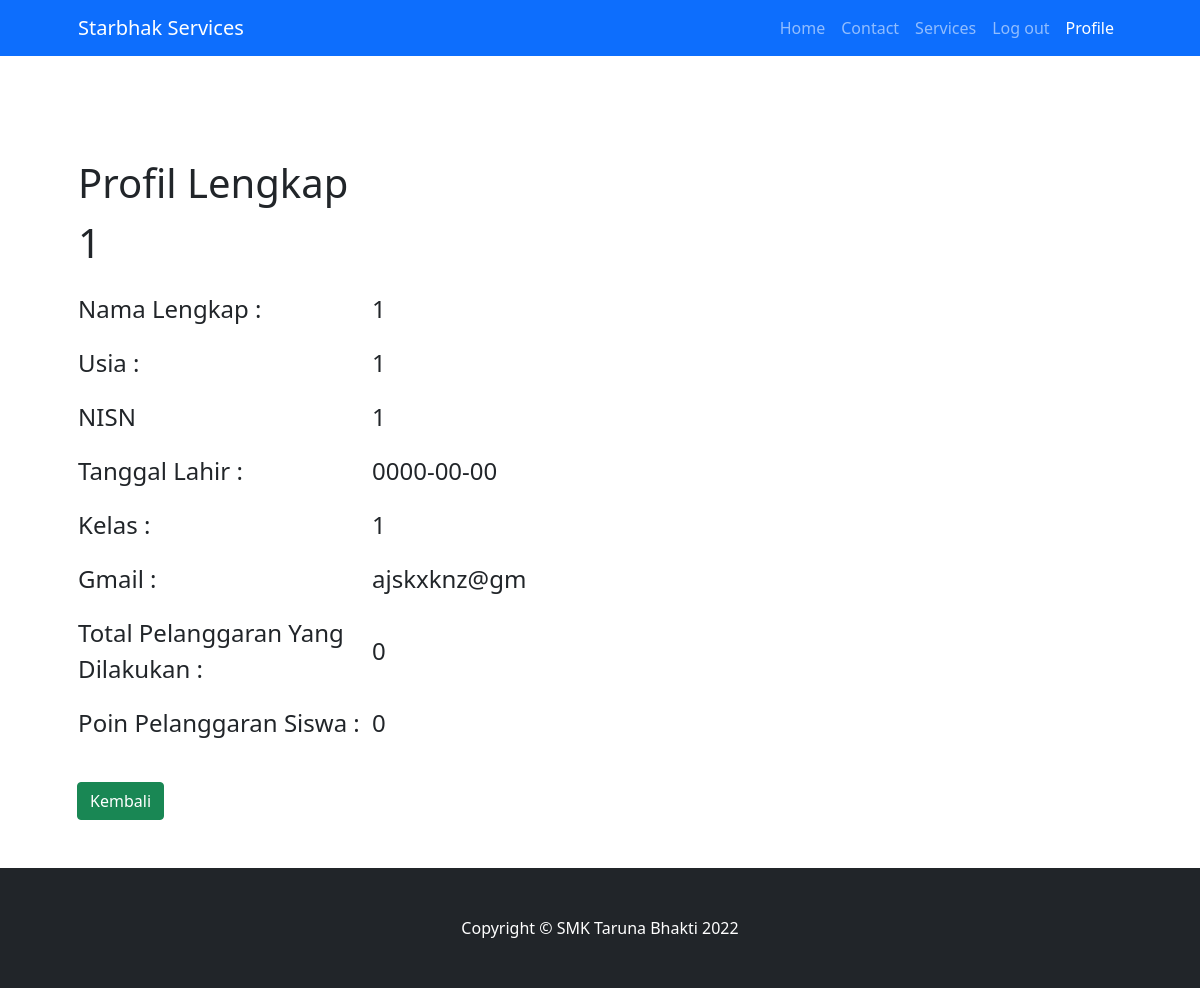
/profil.php?id=3 (signed in), run on the app's committed database.
### tables this page shows
CREATE TABLE `profil` (
  `id` int(11) NOT NULL,
  `nama` varchar(255) NOT NULL,
  `usia` varchar(255) NOT NULL,
  `NISN` int(11) NOT NULL,
  `tanggalLahir` date NOT NULL,
  `kelas` varchar(255) NOT NULL,
  `gmail` varchar(255) NOT NULL,
  `password` varchar(255) NOT NULL,
  `totalPelanggaran` int(11) NOT NULL,
  `poin` int(11) NOT NULL
);

### profil.php (the view, shortened to what this page needs)
<?php
include 'conn.php';
$id = $_GET['id'];
$sql = "SELECT * FROM profil WHERE id = '$id'";
$query = mysqli_query($conn,$sql);
$value = mysqli_fetch_assoc($query);
?>
<!DOCTYPE html>
<html lang="en">
    <head>
        <link href="https://cdn.jsdelivr.net/npm/bootstrap-icons@1.4.1/font/bootstrap-icons.css" rel="stylesheet" />
        <link href="css/styles.css" rel="stylesheet" />
    </head>
    <body>
        <nav class="navbar navbar-expand-lg navbar-dark bg-primary">
            <div class="container px-5">
                <a class="navbar-brand" href="#!">Starbhak Services</a>
                <div class="collapse navbar-collapse" id="navbarSupportedContent">
                    <ul class="navbar-nav ms-auto mb-2 mb-lg-0">
                        <li class="nav-item"><a class="nav-link " href="index2.php?id=<?= $value['id']?>">Home</a></li>
                        <li class="nav-item"><a class="nav-link" href="index2.php?id=<?= $value['id']?>">Contact</a></li>
                        <li class="nav-item"><a class="nav-link" href="index2.php?id=<?= $value['id']?>">Services</a></li>
                        <li class="nav-item"><a class="nav-link" href="logout.php">Log out</a></li>
                        <li class="nav-item"><a class="nav-link active" aria-current="page" href="">Profile</a></li>
                    </ul>
                </div>
            </div>
        </nav>
        <header class="bg-white py-5">
            <div class="container px-5">
                <div class="row gx-5 justify-content-center">
                    <div class="col-lg-6">
                    <div class="content">
                        <br>
                        <table>
                            <tr>
                                <td>
                                    <p id="info" class="fs-1">Profil Lengkap <?=$value ['nama'] ?></p>
                                </td>
                                <td></td>
                            </tr>
                            <br>
                            <tr>
                                <td><p class="fs-4">Nama Lengkap :</p></td>
                                <td><p class="fs-4"><?=$value ['nama'] ?></p></td>
                            </tr>
                            <tr>
                                <td><p class="fs-4">Usia :</td>
                                <td><p class="fs-4"><?=$value ['usia'] ?></p></td>
                            </tr>
                            <tr>
                                <td><p class="fs-4">NISN</td>
                                <td><p class="fs-4"><?=$value ['NISN'] ?></p></td>
                            </tr>
                            <tr>
                                <td><p class="fs-4">Tanggal Lahir :</td>
                                <td><p class="fs-4"><?=$value ['tanggalLahir'] ?></p></td>
                            </tr>
                            <tr>
                                <td><p class="fs-4">Kelas :</td>
                                <td><p class="fs-4"><?=$value ['kelas'] ?></p></td>
                            </tr>
                            <tr>
                                <td><p class="fs-4">Gmail :</td>
                                <td><p class="fs-4"><?=$value ['gmail'] ?></p></td>
                            </tr>
                            <tr>
                                <td><p class="fs-4">Total Pelanggaran Yang Dilakukan :</p></td>
                                <td><p class="fs-4"><?=$value ['totalPelanggaran'] ?></p></td>
                            </tr>
                            <tr>
                                <td><p class="fs-4">Poin Pelanggaran Siswa :</p></td>
                                <td><p class="fs-4"><?=$value ['poin'] ?></p></td>
                            </tr>
                        </table>
                        <br>
                        <a href="index2.php?id=<?= $value['id']?>" style="position: relative; left:-55%"><button type="button" class="btn btn-success">Kembali</button></a>
                    </div>
                </div>
            </div>
        </header>
    <footer class="py-5 bg-dark">
        <div class="container px-5"><p class="m-0 text-center text-white">Copyright &copy; SMK Taruna Bhakti 2022</p></div>
    </footer>
</body>

### profil.php (style rules this page uses)
body { overflow-x: hidden; }
table { position: relative; top: 0; left: -55%; }
table tr td:first-child { width: 3020px; }
table tr td:last-child { width: 1200px; }

### data on the page
profil: nama "1", usia "1", NISN "1", tanggalLahir "0000-00-00", kelas "1", gmail "ajskxknz@gm", totalPelanggaran "0", poin "0"
